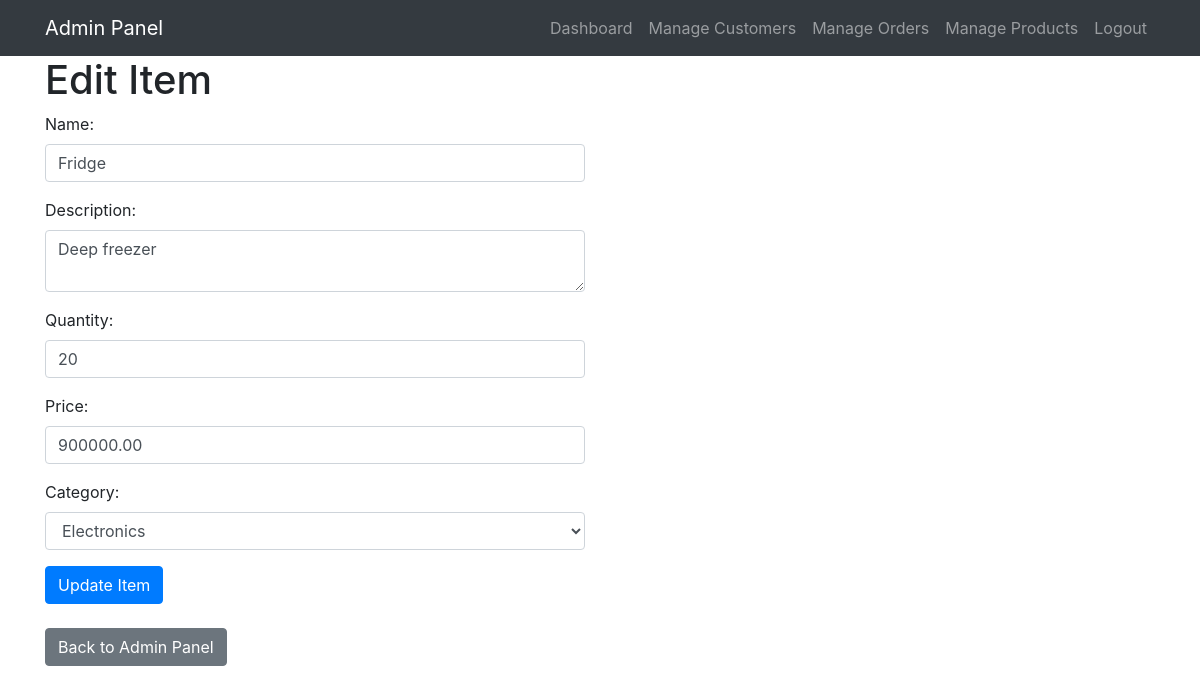
Screenshot of /admin/edit.php?item_id=26 (signed in) with the database file from the repository.
### tables this page shows
CREATE TABLE `items` (
  `item_id` int(11) NOT NULL,
  `category_id` int(11) DEFAULT NULL,
  `name` varchar(50) NOT NULL,
  `description` text NOT NULL,
  `quantity` int(11) NOT NULL,
  `price` decimal(10,2) NOT NULL
);

CREATE TABLE `categories` (
  `category_id` int(11) NOT NULL,
  `name` varchar(50) NOT NULL
);

### admin/edit.php (the view, shortened to what this page needs)
<?php
include("admin_header.php");
require_once '../db_connection.php';
$item_id = $_GET['item_id'];
$query = "SELECT * FROM items WHERE item_id = ?";
$stmt = $conn->prepare($query);
$stmt->bind_param('i', $item_id);
$stmt->execute();
$result = $stmt->get_result();
$item = $result->fetch_assoc();
$query = "SELECT * FROM categories";
$result = $conn->query($query);
$categories = $result->fetch_all(MYSQLI_ASSOC);
?>
<!DOCTYPE html>
<html>
<head>
    <link rel="stylesheet" href="css/bootstrap.min.css">
</head>
<body>
    <div class="container">
        <h1>Edit Item</h1>
        <form method="POST">
            <div class="row">
                <div class="col-sm-6">
                    <div class="form-group">
                        <label for="item_name">Name:</label>
                        <input type="text" class="form-control" id="item_name" name="item_name" value="<?php echo $item['name']; ?>" required>
                    </div>
                    <div class="form-group">
                        <label for="item_description">Description:</label>
                        <textarea class="form-control" id="item_description" name="item_description" required><?php echo $item['description']; ?></textarea>
                    </div>
                    <div class="form-group">
                        <label for="item_quantity">Quantity:</label>
                        <input type="number" class="form-control" id="item_quantity" name="item_quantity" value="<?php echo $item['quantity']; ?>" required>
                    </div>
                    <div class="form-group">
                        <label for="item_price">Price:</label>
                        <input type="number" class="form-control" id="item_price" name="item_price" step="0.01" value="<?php echo $item['price']; ?>" required>
                    </div>
                    <div class="form-group">
                        <label for="item_category">Category:</label>
                        <select class="form-control" id="item_category" name="item_category" required>
                            <?php foreach ($categories as $category): ?>
                                <option value="<?php echo $category['category_id']; ?>" <?php if ($category['category_id'] == $item['category_id']) echo 'selected'; ?>><?php echo $category['name']; ?></option>
                            <?php endforeach; ?>
                        </select>
                    </div>
                    <button type="submit" class="btn btn-primary" name="update_item">Update Item</button>
                </div>
            </div>
        </form>
        <br>
        <a href="index.php" class="btn btn-secondary">Back to Admin Panel</a>
    </div>
</body>
</html>

### rows the page displays
items: item_name "Fridge", item_description "Deep freezer", item_quantity "20", item_price "900000.00", item_category "Electronics"
